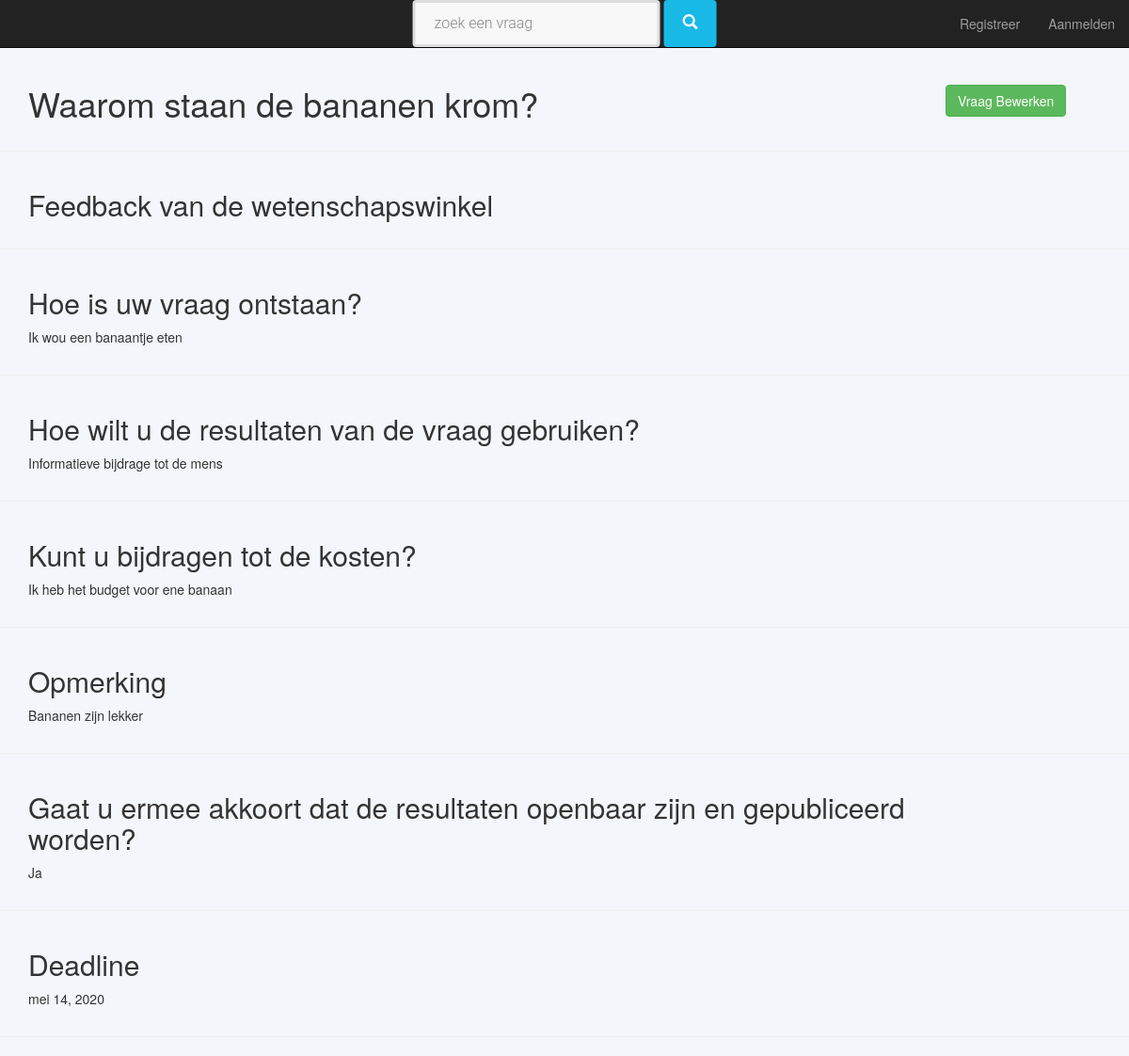
Screenshot of /dbwwinkel/detail_organisation/1 with the database file from the repository.
### dbwwinkel/models.py (models this page shows, shortened)
class Question(models.Model):
    question_text = models.TextField()
    reason = models.TextField()
    purpose = models.TextField()
    own_contribution = models.TextField()
    remarks = models.TextField(blank=True)
    internal_remarks = models.TextField(blank=True)
    how_know_WW = models.TextField(blank=True)
    deadline = models.DateField(blank=True, null=True)
    public = models.BooleanField()
    creation_date = models.DateTimeField(default=timezone.now)
    active = models.BooleanField(default=True)
    status = models.ForeignKey(State)
    organisation = models.ForeignKey(settings.AUTH_USER_MODEL)
    def get_status_name(self):
        return self.status.state
    status_name = property(get_status_name)
    class Meta:
        permissions = build_question_permissions()

### dbwwinkel/views.py (the view)
# urls.py: url(r'^detail_organisation/(?P<question_id>[0-9]+)', views.detail, name='detail_organisation'),
def detail(request, question_id):
    question = Question.objects.get(id = question_id )
    context = {'question': question}
    return render(request,'dbwwinkel/detail_question.html', context)

### dbwwinkel/templates/dbwwinkel/detail_question.html (shortened to what this page needs)
{% extends "base/base.html" %}
{% load cms_tags menu_tags sekizai_tags staticfiles %}
{% block content %}
    <div class = "container">
        <div class="row">
            <div class = "col-md-10">
                <h1>{{ question.question_text }}</h1>
                </div>
            <div class = "col-md-2">
                <br>
                <a class="btn btn-success pull-down"
                        href = "{% url 'edit_question' question.id %}">
                    Vraag Bewerken
                </a>
            </div>
        </div>
    </div>
    <hr />
       <div class = "container">
        <div class="row">
            <div class = "col-md-11">
                <h2>Feedback van de wetenschapswinkel</h2>
            </div>
        </div>
    </div>
    <hr/>
    <div class = "container">
        <div class="row">
            <div class = "col-md-11">
                <h2>Hoe is uw vraag ontstaan?</h2>
                <p>{{ question.reason }}</p>
            </div>
        </div>
    </div>
    <hr />
    <div class = "container">
        <div class="row">
            <div class = "col-md-11">
                <h2>Hoe wilt u de resultaten van de vraag gebruiken?</h2>
                <p>{{ question.purpose }}</p>
            </div>
        </div>
    </div>
    <hr/>
        <div class = "container">
        <div class="row">
            <div class = "col-md-11">
                <h2>Kunt u bijdragen tot de kosten?</h2>
                <p>{{ question.own_contribution }}</p>
            </div>
        </div>
    </div>
    <hr/>
       <div class = "container">
        <div class="row">
            <div class = "col-md-11">
                <h2>Opmerking</h2>
                <p>{{ question.remarks }}</p>
            </div>
        </div>
    </div>
    <hr/>
       <div class = "container">
        <div class="row">
            <div class = "col-md-11">
                <h2>Gaat u ermee akkoort dat de resultaten openbaar zijn en gepubliceerd worden?</h2>
                {% if question.public is True  %}
                <p>Ja</p>
                {% else %}
                <p>Nee</p>
                {% endif %}
            </div>
        </div>
    </div>
    <hr/>
    <div class = "container">
        <div class="row">
            <div class = "col-md-11">
                <h2>Deadline</h2>
                <p>{{ question.deadline }}</p>
            </div>
        </div>
    </div>
    <hr/>
{% endblock %}

### dbwwinkel/static/dbwwinkel/css/wwinkel.css (style rules this page uses)
body { background-color: #F3F6FA; padding-top: 70px; }

### rows the page displays
Question: question_text "Waarom staan de bananen krom?", reason "Ik wou een banaantje eten", purpose "Informatieve bijdrage tot de mens", own_contribution "Ik heb het budget voor ene banaan", remarks "Bananen zijn lekker", deadline "mei 14, 2020"
